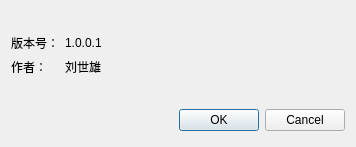
<?xml version="1.0" encoding="UTF-8"?>
<ui version="4.0">
 <class>AboutDialog</class>
 <widget class="QDialog" name="AboutDialog">
  <property name="geometry">
   <rect>
    <x>0</x>
    <y>0</y>
    <width>356</width>
    <height>147</height>
   </rect>
  </property>
  <property name="windowTitle">
   <string>About</string>
  </property>
  <layout class="QVBoxLayout" name="verticalLayout_3">
   <item>
    <spacer name="verticalSpacer_2">
     <property name="orientation">
      <enum>Qt::Vertical</enum>
     </property>
     <property name="sizeHint" stdset="0">
      <size>
       <width>20</width>
       <height>13</height>
      </size>
     </property>
    </spacer>
   </item>
   <item>
    <layout class="QHBoxLayout" name="horizontalLayout_2">
     <item>
      <layout class="QHBoxLayout" name="horizontalLayout">
       <item>
        <layout class="QVBoxLayout" name="verticalLayout">
         <item>
          <widget class="QLabel" name="label">
           <property name="text">
            <string>版本号：</string>
           </property>
          </widget>
         </item>
         <item>
          <widget class="QLabel" name="label_2">
           <property name="text">
            <string>作者：</string>
           </property>
          </widget>
         </item>
        </layout>
       </item>
       <item>
        <layout class="QVBoxLayout" name="verticalLayout_2">
         <item>
          <widget class="QLabel" name="lbl_version">
           <property name="text">
            <string>1.0.0.1</string>
           </property>
          </widget>
         </item>
         <item>
          <widget class="QLabel" name="lbl_version_2">
           <property name="text">
            <string>刘世雄</string>
           </property>
          </widget>
         </item>
        </layout>
       </item>
      </layout>
     </item>
     <item>
      <spacer name="horizontalSpacer_2">
       <property name="orientation">
        <enum>Qt::Horizontal</enum>
       </property>
       <property name="sizeHint" stdset="0">
        <size>
         <width>40</width>
         <height>20</height>
        </size>
       </property>
      </spacer>
     </item>
    </layout>
   </item>
   <item>
    <spacer name="verticalSpacer">
     <property name="orientation">
      <enum>Qt::Vertical</enum>
     </property>
     <property name="sizeHint" stdset="0">
      <size>
       <width>20</width>
       <height>23</height>
      </size>
     </property>
    </spacer>
   </item>
   <item>
    <layout class="QHBoxLayout" name="_2">
     <property name="spacing">
      <number>6</number>
     </property>
     <property name="leftMargin">
      <number>0</number>
     </property>
     <property name="topMargin">
      <number>0</number>
     </property>
     <property name="rightMargin">
      <number>0</number>
     </property>
     <property name="bottomMargin">
      <number>0</number>
     </property>
     <item>
      <spacer>
       <property name="orientation">
        <enum>Qt::Horizontal</enum>
       </property>
       <property name="sizeHint" stdset="0">
        <size>
         <width>131</width>
         <height>31</height>
        </size>
       </property>
      </spacer>
     </item>
     <item>
      <widget class="QPushButton" name="okButton">
       <property name="text">
        <string>OK</string>
       </property>
      </widget>
     </item>
     <item>
      <widget class="QPushButton" name="cancelButton">
       <property name="text">
        <string>Cancel</string>
       </property>
      </widget>
     </item>
    </layout>
   </item>
  </layout>
  <zorder>layoutWidget</zorder>
  <zorder>layoutWidget_2</zorder>
  <zorder>verticalSpacer_2</zorder>
  <zorder>verticalSpacer</zorder>
  <zorder></zorder>
 </widget>
 <resources/>
 <connections/>
</ui>
